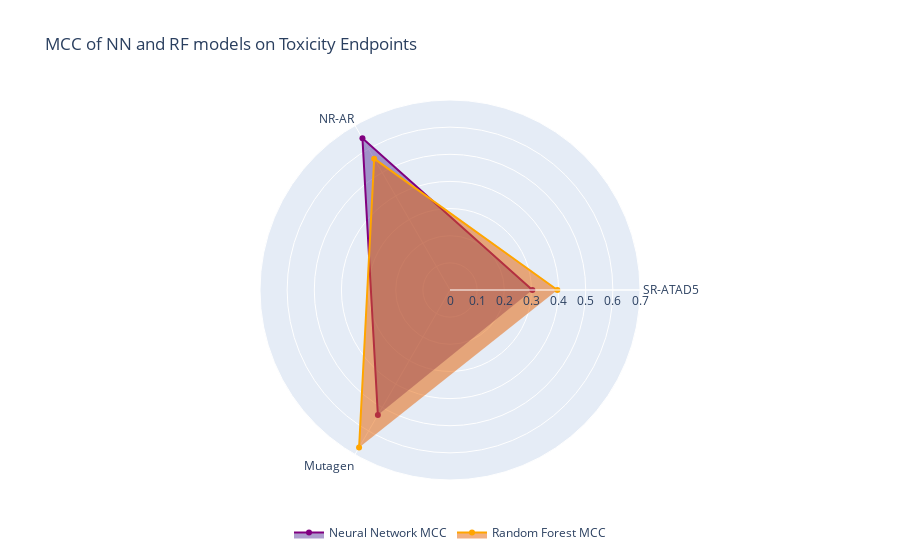

The code cell stored with this chart in its notebook:
### Code cell
#Data from radarplotdata.txt
#Chemopy SR-ATD5 RF Consensus MCC = 0.3955882962263099
#Chemopy SR-ATD5 NN Consensus MCC = 0.30352654426979797
#Chemopy NR-AR RF Consensus MCC = 0.558712298944327
#Chemopy NR-AR NN Consensus MCC = 0.6450737269248564
#Chemopy Mutagen RF Consensus MCC = 0.6450737269248564
#Chemopy Mutagen NN Consensus MCC = 0.6340781056998638
#Consensus data lists
nnmcc = [0.30352654426979797, 0.6450737269248564, 0.5315472378597418]
rfmcc =  [0.3955882962263099, 0.558712298944327, 0.6699308430875006]
#Data from source files (eg: NR-AR NN Chemopy Combined K-Fold.ipynb)
#results of the best fold rather than consensus
#SR-ATAD5 RF: 


#Index to tell which data belongs to which dataset
index = ['SR-ATAD5', 'NR-AR', 'Mutagen']

import plotly.graph_objects as go

categories = index
fig = go.Figure()

fig.add_trace(go.Scatterpolar(
    r=nnmcc,
    theta=categories,
    fill='toself',
    name='Neural Network MCC',
    line=dict(color='purple'),  
    fillcolor='rgba(93, 58, 155, 0.5)' 
))
fig.add_trace(go.Scatterpolar(
    r=rfmcc,
    theta=categories,
    fill='toself',
    name='Random Forest MCC',
    line=dict(color='orange'),  
    fillcolor='rgba(230, 97, 0, 0.5)'  
))

fig.update_layout(
    title = 'MCC of NN and RF models on Toxicity Endpoints',
    polar=dict(
    radialaxis=dict(
        visible=True,
        range=[0, 0.7]
    )),
    showlegend=True,  # Set to True if you want to show the legend
    legend=dict(
        orientation="h",  # Horizontal legend
        xanchor="center",
        x=0.5,
        y=-0.1
    )
)



fig.show()

### Figure 1 — Plotly figure (JSON) as saved in the notebook; plotly's stock layout.template omitted (floating-point values rounded to 4 significant figures)
{"data": [{"fill": "toself", "fillcolor": "rgba(93, 58, 155, 0.5)", "line": {"color": "purple"}, "name": "Neural Network MCC", "r": [0.3035, 0.6451, 0.5315], "theta": ["SR-ATAD5", "NR-AR", "Mutagen"], "type": "scatterpolar"}, {"fill": "toself", "fillcolor": "rgba(230, 97, 0, 0.5)", "line": {"color": "orange"}, "name": "Random Forest MCC", "r": [0.3956, 0.5587, 0.6699], "theta": ["SR-ATAD5", "NR-AR", "Mutagen"], "type": "scatterpolar"}], "layout": {"legend": {"orientation": "h", "x": 0.5, "xanchor": "center", "y": -0.1}, "polar": {"radialaxis": {"range": [0, 0.7], "visible": true}}, "showlegend": true, "title": {"text": "MCC of NN and RF models on Toxicity Endpoints"}}}
